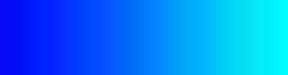
#> input picture CaptchaGenerator/background.jpg, 96 x 25 px (shown 3 times larger)
$ python captcha.py   (Python 2 division)
#> lines starting #> are read from the running program, lines starting #| are printed output that depends on the picture
### CaptchaGenerator/generate_captcha.py
# coding:utf-8
import os
import math
import random
import shutil
import glob
import numpy as np
from PIL import Image, ImageDraw, ImageFont, ImageFilter

# abcdefghjkmnpqrstuvwxy
_letter_cases = "abdefghmnpqrstwxyz"  # 小写字母，去除可能干扰的c i j k l o u v
_upper_cases = "ABDEFHMNPQRSTWXYZ"  # 大写字母，去除可能干扰的C G I J K L O U V
_numbers = ''.join(map(str, range(2, 10)))  # 数字，去除0，1
init_chars = ''.join((_letter_cases, _upper_cases, _numbers))
current_dir = os.path.dirname(__file__)
fontType = os.path.join(current_dir, "luxirb.ttf")
bg_image = os.path.join(current_dir, "background.jpg")
out_dir = os.path.join(current_dir, "mycaptchas")

WHITE = (255, 255, 255)
BLACK = (0, 0, 0)

def create_validate_code(size=(96, 25),
                         chars=init_chars,
                         bg_image=bg_image,
                         fg_color=(255, 255, 255),
                         font_size=19,
                         font_type=fontType,
                         char_length=6,
                         draw_lines=True,
                         n_line=(10, 16),
                         min_length=1,
                         max_length=12,
                         draw_points=False,
                         point_chance=2):
    '''
    @todo: 生成验证码图片
    @param size: 图片的大小，格式（宽，高），默认为(120, 30)
    @param chars: 允许的字符集合，格式字符串
    @param img_type: 图片保存的格式，默认为GIF，可选的为GIF，JPEG，TIFF，PNG
    @param mode: 图片模式，默认为RGB
    @param bg_color: 背景颜色，默认为白色
    @param fg_color: 前景色，验证码字符颜色，默认为白色#FFFFFF
    @param font_size: 验证码字体大小
    @param font_type: 验证码字体，默认为 ae_AlArabiya.ttf
    @param length: 验证码字符个数
    @param draw_lines: 是否划干扰线
    @param n_lines: 干扰线的条数范围，格式元组，默认为(1, 2)，只有draw_lines为True时有效
    @param min_length: 干扰线的最小长度
    @param max_length: 干扰线的最大长度
    @param draw_points: 是否画干扰点
    @param point_chance: 干扰点出现的概率，大小范围[0, 100]
    @return: [0]: PIL Image实例
    @return: [1]: 验证码图片中的字符串
    '''

    width, height = size  # 宽， 高
    img = Image.open(bg_image)  # 创建图形
    draw = ImageDraw.Draw(img)  # 创建画笔
    if draw_lines:
        create_lines(draw, min_length, max_length, n_line, width, height)
    if draw_points:
        create_points(draw, point_chance, width, height)
    strs = create_strs(draw, chars, char_length, font_type, font_size, width, height, fg_color)
    # # 图形扭曲参数
    # params = [1 - float(random.randint(1, 2)) / 100,
    #           0,
    #           0,
    #           0,
    #           1 - float(random.randint(1, 10)) / 100,
    #           float(random.randint(1, 2)) / 500,
    #           0.001,
    #           float(random.randint(1, 2)) / 500
    #           ]
    # img = img.transform(size, Image.PERSPECTIVE, params) # 创建扭曲
    img = img.filter(ImageFilter.DETAIL)  # 滤镜，边界加强（阈值更大）
    return img, strs


def create_lines(draw, min_length, max_length, n_line, width, height):
    '''绘制干扰线'''
    line_num = random.randint(n_line[0], n_line[1])  # 干扰线条数
    for i in range(line_num):
        # 起始点
        begin = (random.randint(0, width), random.randint(0, height))
        # 长度
        length = min_length + random.random() * (max_length - min_length)
        # 角度
        alpha = random.randrange(0, 360)
        # 结束点
        end = (begin[0] + length * math.cos(math.radians(alpha)),
               begin[1] - length * math.sin(math.radians(alpha)))
        draw.line([begin, end], fill=(255, 255, 255))


# [9 lines left out: function create_points, not called in this run]


def create_strs(draw, chars, char_length, font_type, font_size, width, height, fg_color):
    '''绘制验证码字符'''
    '''生成给定长度的字符串，返回列表格式'''
    # c_chars = random.sample(chars, length) # sample产生的是unique的char
    flag = False
    while not flag:
        c_chars = np.random.choice(list(chars), char_length).tolist()
        strs = ''.join(c_chars)  # 每个字符前后以空格隔开

        font = ImageFont.truetype(font_type, font_size)
        font_width, font_height = font.getsize(strs)

        try:
            start_x = random.randrange(0, width - font_width)
            start_y = random.randrange(0, height - font_height)
        except ValueError as e:
            print e
            print strs
            print width, font_width, height, font_height
        else:
            flag = True

    draw.text((start_x, start_y), strs, font=font, fill=fg_color)
    return ''.join(c_chars)


# [11 lines left out: function binarization, not called in this run]


# [4 lines that do not run on import are left out]

### captcha.py
# coding=utf-8
"""
模仿tensorflow/master/tensorflow/contrib/learn/python/learn/datasets/mnist.py
包含：
Dataset类
read_data_sets
"""
from __future__ import print_function
from __future__ import absolute_import

import glob
import cPickle
import shutil
import numpy as np
from configs import *
from tensorflow.contrib.learn.python.learn.datasets import base
from CaptchaGenerator.generate_captcha import create_validate_code


def dump_batch(filename):
    d = {'data': [], 'labels': []}
    for _ in range(BATCH_SIZE):
        captcha_img, captcha_str = create_validate_code()
        captcha_arr = np.asarray(captcha_img)
        captcha_label = map(lambda i: chars[i], captcha_str)
        d['data'].append(captcha_arr)
        d['labels'].append(captcha_label)
    d['data'] = np.asarray(d['data'])
    d['labels'] = np.asarray(d['labels'])
    cPickle.dump(d, open(os.path.join(DATA_BATCHES_DIR, filename), "wb"))


# 生成数据
def generate_data_sets(train_size=TRAIN_SIZE, test_size=TEST_SIZE):
    if train_size % BATCH_SIZE:
        raise Exception(
            "The value of train_size need to the times of BATCH_SIZE = %d"
            % BATCH_SIZE)
    if test_size % BATCH_SIZE:
        raise Exception(
            "The value of test_size need to the times of BATCH_SIZE = %d"
            % BATCH_SIZE)
    if os.path.exists(DATA_BATCHES_DIR):
        shutil.rmtree(DATA_BATCHES_DIR)
    os.makedirs(DATA_BATCHES_DIR)
    print("Generating raw data, train %d test %d to %s"
          % (train_size, test_size, DATA_BATCHES_DIR))
    # train data
    for i in range(1, (train_size / BATCH_SIZE) + 1):
        filename = "data_batch_{}".format(i)
        dump_batch(filename)
    # test data
    for i in range(1, (test_size / BATCH_SIZE) + 1):
        dump_batch("test_batch")


# [8 lines left out: function unpickle, not called in this run]


def show_image(img_arr):
    from PIL import Image
    Image.fromarray(img_arr, "RGB").show()


# 主函数
# [85 lines left out: functions read_data_sets, extract_images_and_labels, dense_to_one_hot, extract_data, not called in this run]


class DataSet(object):
    # [12 lines left out: function __init__, not called in this run]

    @property
    def images(self):
        return self._images

    @property
    def labels(self):
        return self._labels

    @property
    def num_examples(self):
        return self._num_examples

    @property
    def epochs_completed(self):
        return self._epochs_completed

    # this func is no use if use shuffle_batch api
    # [17 lines left out: function next_batch, not called in this run]


def main():
    generate_data_sets()
#> in create_validate_code, img is the input picture: PIL image 96x25 RGB; mean R, G, B 2.1, 125.2, 251.1
#> in create_validate_code, `strs = create_strs(draw, chars, char_length, font_type, font_size, wid..`: strs = 'aee6pB'
#> in create_validate_code, `img = img.filter(ImageFilter.DETAIL)`:
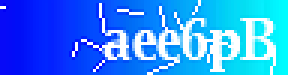
#> img: PIL image 96x25 RGB (shown 3 times larger); mean R, G, B 49.4, 139.1, 251.9
#> in dump_batch, `captcha_label = map(lambda i: chars[i], captcha_str)`: captcha_label = [0, 3, 3, 39, 9, 19]
    datasets = read_data_sets(DATA_BATCHES_DIR, one_hot=False)
    print(datasets.train.labels.shape)
    print(datasets.validation.labels.shape)
    print(datasets.test.labels.shape)
    print(datasets.test.labels.dtype)


if __name__ == '__main__':
    main()
